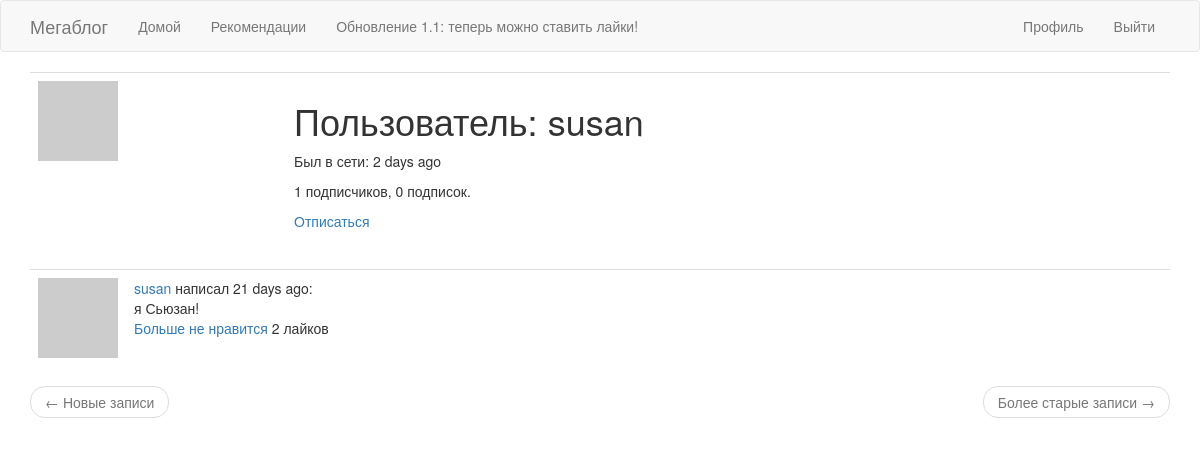
The page /user/susan (signed in) on the database its author committed.
### app/models.py (models this page shows, shortened)
class User(UserMixin, db.Model):
    id = db.Column(db.Integer, primary_key=True)
    username = db.Column(db.String(64), index=True, unique=True)
    email = db.Column(db.String(120), index=True, unique=True)
    password_hash = db.Column(db.String(128))
    posts = db.relationship('Post', backref='author', lazy='dynamic')
    about_me = db.Column(db.String(140))
    last_seen = db.Column(db.DateTime, default=datetime.utcnow)
    followed = db.relationship(
        'User', secondary=followers,
        primaryjoin=(followers.c.follower_id == id),
        secondaryjoin=(followers.c.followed_id == id),
        backref=db.backref('followers', lazy='dynamic'), lazy='dynamic')
    liked = db.relationship(
        'PostLike',
        foreign_keys='PostLike.user_id',
        backref='user', lazy='dynamic')
    def avatar(self, size):
        digest = md5(self.email.lower().encode('utf-8')).hexdigest()
        return 'https://www.gravatar.com/avatar/{}?d=identicon&s={}'.format(
            digest, size)
    def is_following(self, user):
        return self.followed.filter(
            followers.c.followed_id == user.id).count() > 0
    def has_liked_post(self, post):
        return PostLike.query.filter(
            PostLike.user_id == self.id,
            PostLike.post_id == post.id).count() > 0

class Post(db.Model):
    id = db.Column(db.Integer, primary_key=True)
    body = db.Column(db.String(140))
    timestamp = db.Column(db.DateTime, index=True, default=datetime.utcnow)
    user_id = db.Column(db.Integer, db.ForeignKey('user.id'))
    likes = db.relationship('PostLike', backref='post', lazy='dynamic')

### app/routes.py (the view)
@app.route('/user/<username>')
@login_required
def user(username):
    user = User.query.filter_by(username=username).first_or_404()
    page = request.args.get('page', 1, type=int)
    posts = user.posts.order_by(Post.timestamp.desc()).paginate(
        page, app.config['POSTS_PER_PAGE'], False)
    next_url = url_for('user', username=user.username, page=posts.next_num) \
        if posts.has_next else None
    prev_url = url_for('user', username=user.username, page=posts.prev_num) \
        if posts.has_prev else None
    return render_template('user.html', user=user, posts=posts.items,
                            next_url=next_url, prev_url=prev_url)

### app/models.py (called while the page is built)
@login.user_loader
def load_user(id):
    return User.query.get(int(id))

### app/routes.py (called while the page is built)
@app.before_request
def before_request():
    if current_user.is_authenticated:
        current_user.last_seen = datetime.utcnow()
        db.session.commit()

### app/templates/user.html (shortened to what this page needs)
{% extends "base.html" %}
{% block app_content %}
    <table class="table table-hover">
        <tr>
            <td width="256px"><img src="{{ user.avatar(256) }}"></td>
            <td>
                <h1>Пользователь: {{ user.username }}</h1>
                {% if user.last_seen %}
                <p>Был в сети: {{ moment(user.last_seen).fromNow() }}</p>
                {% endif %}
                <p>{{ user.followers.count() }} подписчиков, {{ user.followed.count() }} подписок.</p>
                {% if user == current_user %}
                <p><a href="{{ url_for('edit_profile') }}">Редактировать информацию о себе</a></p>
                {% elif not current_user.is_following(user) %}
                <p><a href="{{ url_for('follow', username=user.username) }}">Подписаться</a></p>
                {% else %}
                <p><a href="{{ url_for('unfollow', username=user.username) }}">Отписаться</a></p>
                {% endif %}
            </td>
        </tr>
    </table>
    {% for post in posts %}
        {% include '_post.html' %}
    {% endfor %}
    <nav aria-label="...">
        <ul class="pager">
            <li class="previous{% if not prev_url %} disabled{% endif %}">
                <a href="{{ prev_url or '#' }}">
                    <span aria-hidden="true">&larr;</span> Новые записи
                </a>
            </li>
            <li class="next{% if not next_url %} disabled{% endif %}">
                <a href="{{ next_url or '#' }}">
                    Более старые записи <span aria-hidden="true">&rarr;</span>
                </a>
            </li>
        </ul>
    </nav>
{% endblock %}

### app/templates/_post.html
<table class="table table-hover">
    <tr>
        <td width="70px">
            <a href="{{ url_for('user', username=post.author.username) }}">
                <img src="{{ post.author.avatar(70) }}" />
            </a>
        </td>
        <td>
            <a href="{{ url_for('user', username=post.author.username) }}">
                {{ post.author.username }}
            </a>
            написал {{ moment(post.timestamp).fromNow() }}:
            <br>
            {{ post.body }}
            <br>
            {% if current_user.has_liked_post(post) %}
                <a href="{{ url_for('like_action', post_id=post.id, action='unlike') }}">Больше не нравится</a>
            {% else %}
                <a href="{{ url_for('like_action', post_id=post.id, action='like') }}">Нравится</a>
            {% endif %}
            {{ post.likes.count() }} лайков
        </td>
    </tr>
</table>

### rows shown on the page
User: username "susan", last_seen "2 days ago"
Post: author.username "susan", timestamp "21 days ago", body "я Сьюзан!", likes.count "2"

### other values the page prints
{{ user.followers.count() }} "1"
{{ user.followed.count() }} "0"
